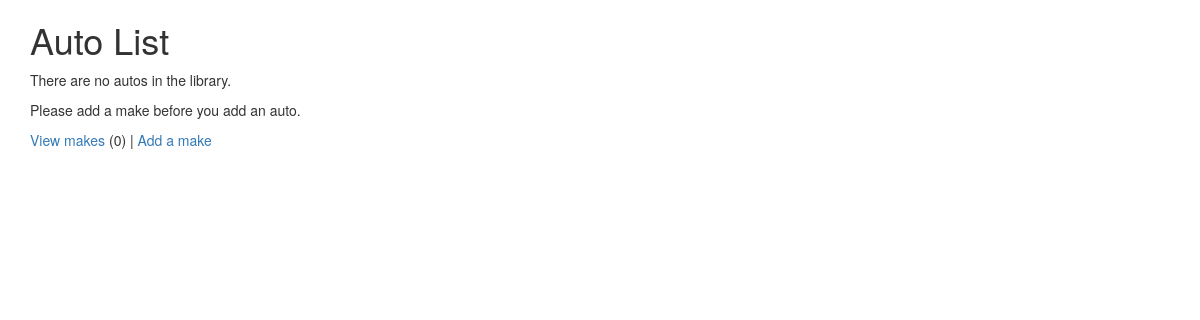
Before: /autos/ (signed in) with the older database file.
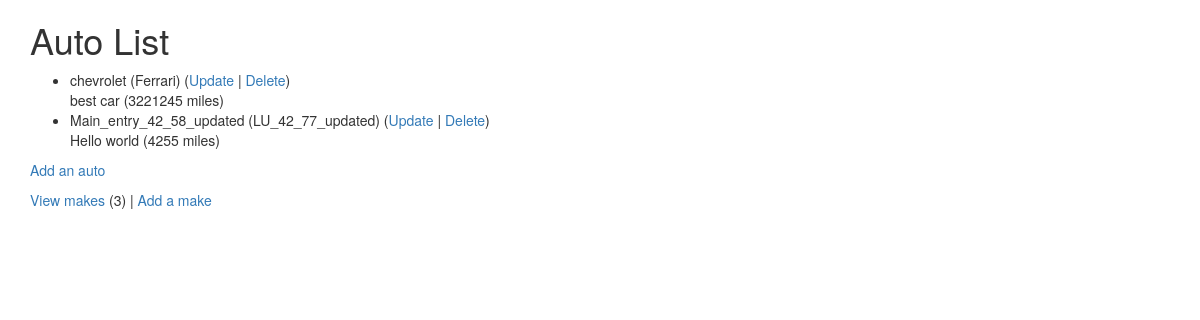
After: the same page with the newer database file.
### autos/models.py (models this page shows, shortened)
class Auto (models.Model):
    nickname = models.CharField(
        max_length=200,
        validators=[MinLengthValidator(2, "Nickname must be greater than 1 character")]
        )
    mileage = models.PositiveIntegerField()
    comments = models.CharField(max_length=300)
    make = models.ForeignKey('Make', on_delete=models.CASCADE, null=False)

class Make (models.Model):
    name = models.CharField(
        max_length=200,
        help_text='Enter a make (e.g. Dodge)',
        validators=[MinLengthValidator(2, "Make must be greater than 1 character")]
        )
    def __str__(self):
        return self.name

### autos/views.py (the view)
# urls.py: path('', views.MainView.as_view(), name='all'),
class MainView(LoginRequiredMixin, View):
    def get(self, request):
        mc = Make.objects.all().count()
        al = Auto.objects.all()
        ctx = {'make_count':mc, 'auto_list':al}
        return render(request, 'autos/auto_list.html', ctx)

### autos/templates/autos/auto_list.html
{% extends "base_bootstrap.html" %}
{% block content %}
  <h1>Auto List</h1>
  {% if auto_list %}
  <ul>
    {% for auto in auto_list %}
      <li>
          {{ auto.nickname }} ({{ auto.make }})
          (<a href="{% url 'autos:auto_update' auto.id %}">Update</a> |
          <a href="{% url 'autos:auto_delete' auto.id %}">Delete</a>) <br/>
          {{ auto.comments }} ({{ auto.mileage }} miles)
      </li>
    {% endfor %}
  </ul>
  {% else %}
    <p>There are no autos in the library.</p>
  {% endif %}
  <p>
    {% if make_count > 0 %}
      <a href="{% url 'autos:auto_create' %}">Add an auto</a>
    {% else %}
      Please add a make before you add an auto.
    {% endif %}
  </p>
  <p>
  <a href="{% url 'autos:make_list' %}">View makes</a> ({{ make_count }}) |
    <a href="{% url 'autos:make_create' %}">Add a make</a>
  </p>
{% endblock %}

### home/templates/base_bootstrap.html (shortened to what this page needs)
<!DOCTYPE html>
<html>
<head>
<link rel="stylesheet"
    href="https://maxcdn.bootstrapcdn.com/bootstrap/3.4.0/css/bootstrap.min.css"
>
<link rel="stylesheet"
    href="https://maxcdn.bootstrapcdn.com/bootstrap/3.4.0/css/bootstrap-theme.min.css"
>
<link rel="stylesheet"
    href="https://code.jquery.com/ui/1.12.1/themes/ui-lightness/jquery-ui.css"
>
<link rel="stylesheet" href="https://use.fontawesome.com/releases/v5.8.1/css/all.css">
<link rel="stylesheet" href="https://use.fontawesome.com/releases/v5.8.1/css/v4-shims.css">
</head>
<body>
    <div class="container">
{% block content %}
{% endblock %}
</div>
</body>
</html

Changed rows visible on the page:
added Auto: nickname "chevrolet", make "Ferrari", comments "best car", mileage "3221245"
added Auto: nickname "Main_entry_42_58_updated", make "LU_42_77_updated", comments "Hello world", mileage "4255"
Other visible differences:
{{ make_count }}: "0" → "3"
text no longer shown: "There are no autos in the library. Please add a make before you add an auto."
text now shown: "Add an auto"
